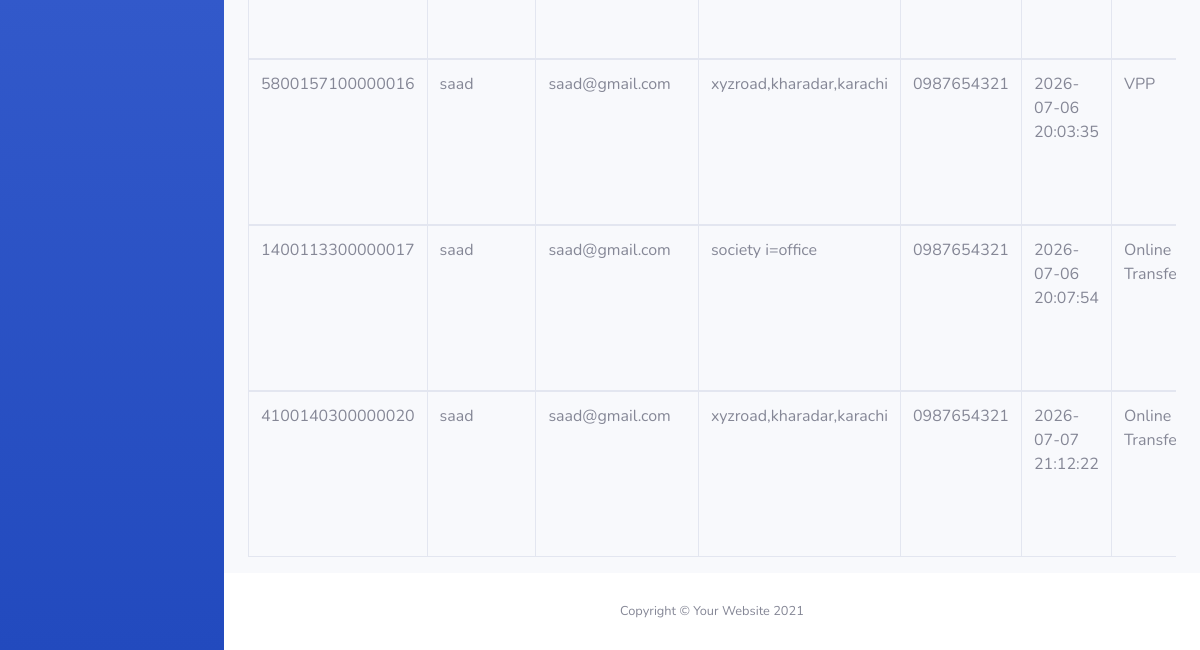
/admin-pannel/order.php (lower part), run on an earlier commit of the app's database.
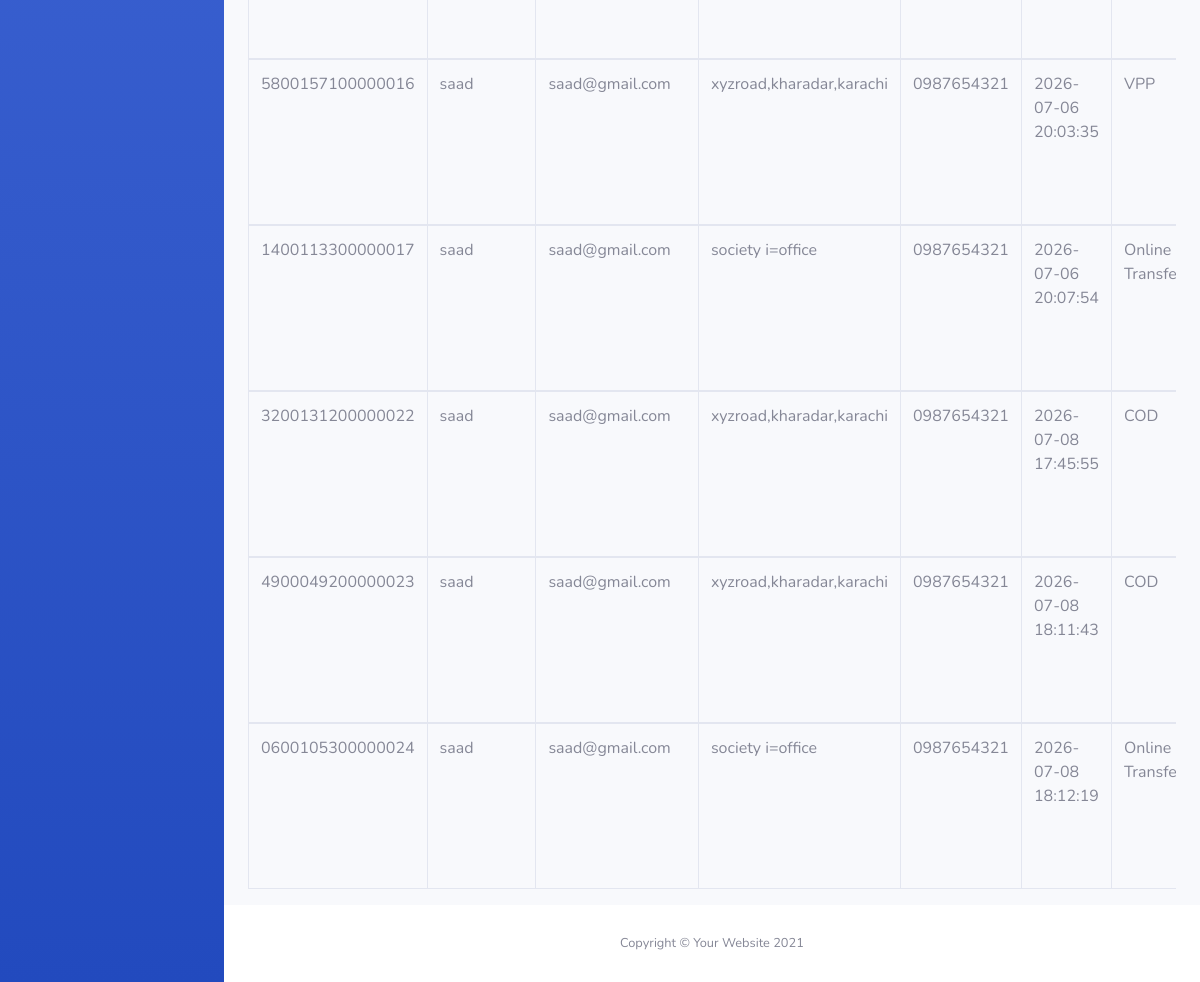
And on a later commit of the database.
### tables this page shows
CREATE TABLE `orders` (
  `id` int(11) NOT NULL,
  `payment_id` int(11) NOT NULL,
  `product_id` char(7) NOT NULL,
  `Order_id` char(16) NOT NULL,
  `Customer` varchar(50) NOT NULL,
  `email` varchar(50) NOT NULL,
  `Card_no` varchar(12) NOT NULL,
  `Address` varchar(100) NOT NULL,
  `phone_number` varchar(11) NOT NULL,
  `Total amount` int(11) NOT NULL,
  `status` varchar(30) NOT NULL,
  `Order_date` timestamp NOT NULL DEFAULT current_timestamp(),
  `userID` int(11) NOT NULL
);

### admin-pannel/order.php (the view, shortened to what this page needs)
<?php
include('header.php');
include('connection.php');
?>
<div class="container-fluid">
    <div class="table-responsive">
        <table class="table table-bordered" id="dataTable" width="100%" cellspacing="0">
            <?php
            if (isset($_GET['filter'])) {
                $filterby = $_GET['filter'];
                if ($filterby == 1 || $filterby == 2 || $filterby == 3) {
                    $fetch_orders = mysqli_query($con, "SELECT * FROM `orders` WHERE payment_id=$filterby");
                } elseif ($filterby == "To pay") {
                    $fetch_orders = mysqli_query($con, "SELECT * FROM `orders` WHERE status='$filterby'");
                } elseif ($filterby == "date") {
                    $fetch_orders = mysqli_query($con, "SELECT * FROM orders ORDER BY Order_date ASC");
                }
            }elseif(isset($_GET['search']) && $_GET['search'] !="" ){
                 $search =trim($_GET['search']);
                 $fetch_orders=mysqli_query($con,"SELECT * FROM `orders` WHERE Order_id ='$search' OR Customer='$search'");
                 if (mysqli_num_rows($fetch_orders)<=0) {
echo "<script>alert('No Order Found'); location.assign('order.php');</script>";
                 }
            }
            else {
                $fetch_orders = mysqli_query($con, "SELECT * FROM `orders`");
            }
            while ($all_order = mysqli_fetch_array($fetch_orders)) { ?>
                <tbody>
                    <tr>
                        <td> <?php echo $all_order[3]; ?></td>
                        <td> <?php echo $all_order[4]; ?></td>
                        <td> <?php echo $all_order[5]; ?></td>
                        <td> <?php echo $all_order[7]; ?></td>
                        <td> <?php echo $all_order[8]; ?></td>
                        <td> <?php echo $all_order[11]; ?></td>
                        <td> <?php if ($all_order[1] == 1) {
                                    echo 'VPP';
                                } elseif ($all_order[1] == 2) {
                                    echo 'COD';
                                } else {
                                    echo 'Online Transfer';
                                } ?></td>
                    </tr>
                </tbody>
            <?php  } ?>
        </table>
    </div>
</div>
</div>
<?php
include('footer.php');
?>

What changed in the data, as far as the page shows it:
removed orders: Order "4100140300000020", Customer "saad", email "saad@gmail.com", Address "xyzroad,kharadar,karachi", phone_number "0987654321", Order_date "2026-07-07 21:12:22", shows "Online…"
added orders: Order "3200131200000022", Customer "saad", email "saad@gmail.com", Address "xyzroad,kharadar,karachi", phone_number "0987654321", Order_date "2026-07-08 17:45:55", shows "COD"
added orders: Order "4900049200000023", Customer "saad", email "saad@gmail.com", Address "xyzroad,kharadar,karachi", phone_number "0987654321", Order_date "2026-07-08 18:11:43", shows "COD"
added orders: Order "0600105300000024", Customer "saad", email "saad@gmail.com", Address "society i=office", phone_number "0987654321", Order_date "2026-07-08 18:12:19", shows "Online…"
